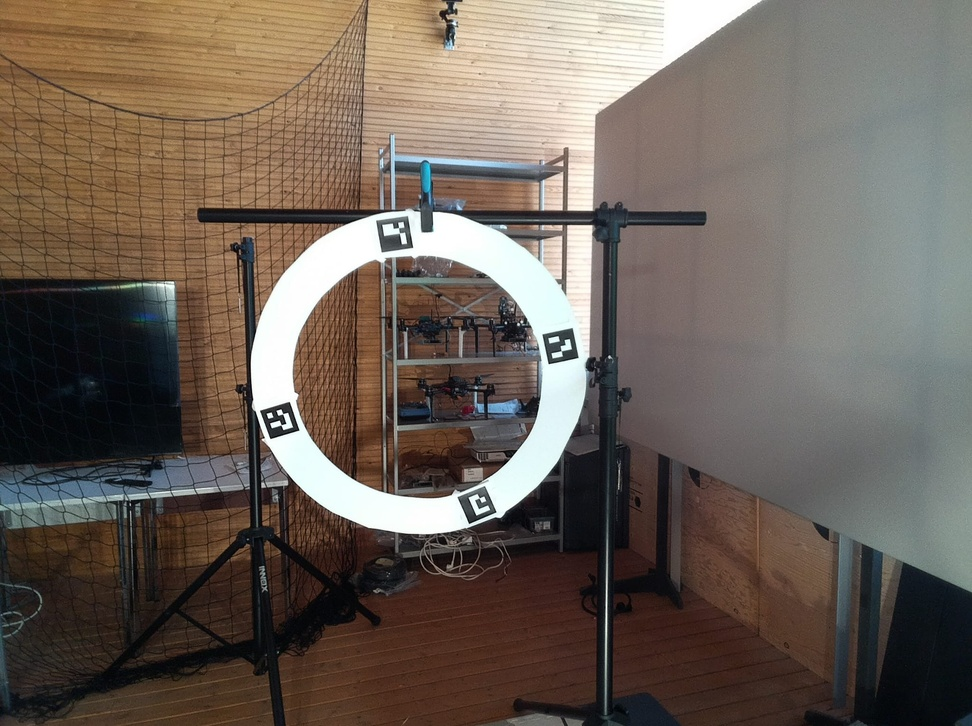
#> input picture pictures/aruco1.jpeg, 972 x 726 px, shrunk from 2048 x 1529 before the run
$ python arucomarkers.py
#> lines starting #> are read from the running program, lines starting #| are printed output that depends on the picture; after the words box and inside, x2 and y2 are one past the last pixel; in counts of white or black regions, pixels touching at a corner belong together
import cv2 # Import the OpenCV library
import numpy as np # Import Numpy library
import math

desired_aruco_dictionary = cv2.aruco.DICT_4X4_50
this_aruco_dictionary = cv2.aruco.Dictionary_get(desired_aruco_dictionary)
this_aruco_parameters = cv2.aruco.DetectorParameters_create()

frame = cv2.imread('./pictures/aruco1.jpeg')
#> frame is the input picture: shape (726, 972, 3); mean B, G, R 88.3, 97.6, 108.6

# Detect ArUco markers in the video frame
(corners, ids, rejected) = cv2.aruco.detectMarkers(
    frame, this_aruco_dictionary, parameters=this_aruco_parameters)
#> corners = ([[381, 251], [376, 220], [407, 216], [412, 247]], [[548, 363], [542, 334], [572, 328], [578, 357]], [[270, 438], [260, 410], [289, 402], [298, 430]], [[469, 523], [457, 497], [484, 486], [495, 512]]); ids = [2, 3, 4, 1]; rejected = 89 items

qr_center = []
qr_left = qr_right = qr_top = qr_bottom = 0
frame_height, frame_width, channels = frame.shape
#> frame_height = 726; frame_width = 972; channels = 3
frame_center = int(frame_width / 2.0), int(frame_height / 2.0)
#> frame_center = (486, 363)

# Check that at least one ArUco marker was detected
if len(corners) > 0:
    # Flatten the ArUco IDs list
    ids = ids.flatten()

    # Loop over the detected ArUco corners
    for (marker_corner, marker_id) in zip(corners, ids):

        # Extract the marker corners
        corners = marker_corner.reshape((4, 2))
        (top_left, top_right, bottom_right, bottom_left) = corners

        # Convert the (x,y) coordinate pairs to integers
        top_right = (int(top_right[0]), int(top_right[1]))
        bottom_right = (int(bottom_right[0]), int(bottom_right[1]))
        bottom_left = (int(bottom_left[0]), int(bottom_left[1]))
        top_left = (int(top_left[0]), int(top_left[1]))

        # Draw the bounding box of the ArUco detection
        cv2.line(frame, top_left, top_right, (0, 255, 0), 2)
        cv2.line(frame, top_right, bottom_right, (0, 255, 0), 2)
        cv2.line(frame, bottom_right, bottom_left, (0, 255, 0), 2)
        cv2.line(frame, bottom_left, top_left, (0, 255, 0), 2)

        # Calculate and draw the center of the ArUco marker
        center_x = int((top_left[0] + bottom_right[0]) / 2.0)
        center_y = int((top_left[1] + bottom_right[1]) / 2.0)
        cv2.circle(frame, (center_x, center_y), 4, (0, 0, 255), -1)

        if qr_left == 0:
            qr_left = qr_right = center_x
            qr_bottom = qr_top = center_y

        if qr_left != 0 and center_x < qr_left :
            qr_left = center_x
        if qr_right != 0 and center_x > qr_right :
            qr_right = center_x
        if qr_top != 0 and center_y < qr_top :
            qr_top = center_y
        if qr_bottom != 0 and center_y > qr_bottom :
            qr_bottom = center_y


        # Draw the ArUco marker ID on the video frame
        # The ID is always located at the top_left of the ArUco marker
        cv2.putText(frame, str(marker_id),
            (top_left[0], top_left[1] - 15),
            cv2.FONT_HERSHEY_SIMPLEX,
            0.5, (0, 255, 0), 2)
#> this loop made 4 passes
#> (marker_id, top_left, top_right, bottom_right, bottom_left, center_x, center_y, qr_left) on pass 1: (2, (381, 251), (376, 220), (407, 216), (412, 247), 394, 233, 394)
#> (marker_id, top_left, top_right, bottom_right, bottom_left, center_x, center_y, qr_right) on pass 2: (3, (548, 363), (542, 334), (572, 328), (578, 357), 560, 345, 560)
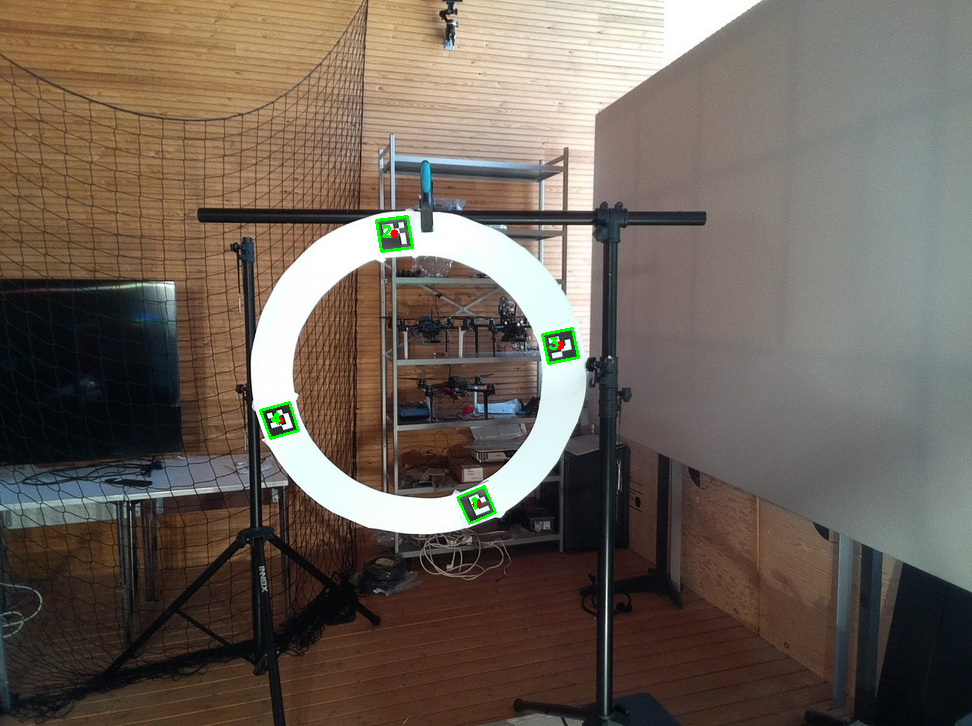
#> frame: shape (726, 972, 3); 0.25% of pixels changed, all inside (x1, y1, x2, y2) = (259, 215, 580, 525)
#> after the loop, qr_bottom = 504; qr_left = 279; qr_right = 560; qr_top = 233

# Calculate and draw the center of all markers
qr_center = [int((qr_left + qr_right) / 2.0),int((qr_top + qr_bottom) / 2.0)]
#> qr_center = [419, 368]
cv2.circle(frame, (qr_center), 10, (0, 255, 255), -1)

# Draw the frame center
cv2.circle(frame, (frame_center), 10, (0, 255, 0), -1)

# Draw a line from qr center to frame center
cv2.line(frame, (qr_center), (frame_center), (255, 0, 0), thickness=3, lineType=8)
distance = str(int(math.hypot(qr_center[0] - frame_center[0], qr_center[1] - frame_center[1])))
#> distance = '67'
cv2.putText(frame,distance,(qr_center[0],qr_center[1]+frame_center[1]//20), cv2.FONT_HERSHEY_SIMPLEX, 1,(255,255,255),2,cv2.LINE_AA)
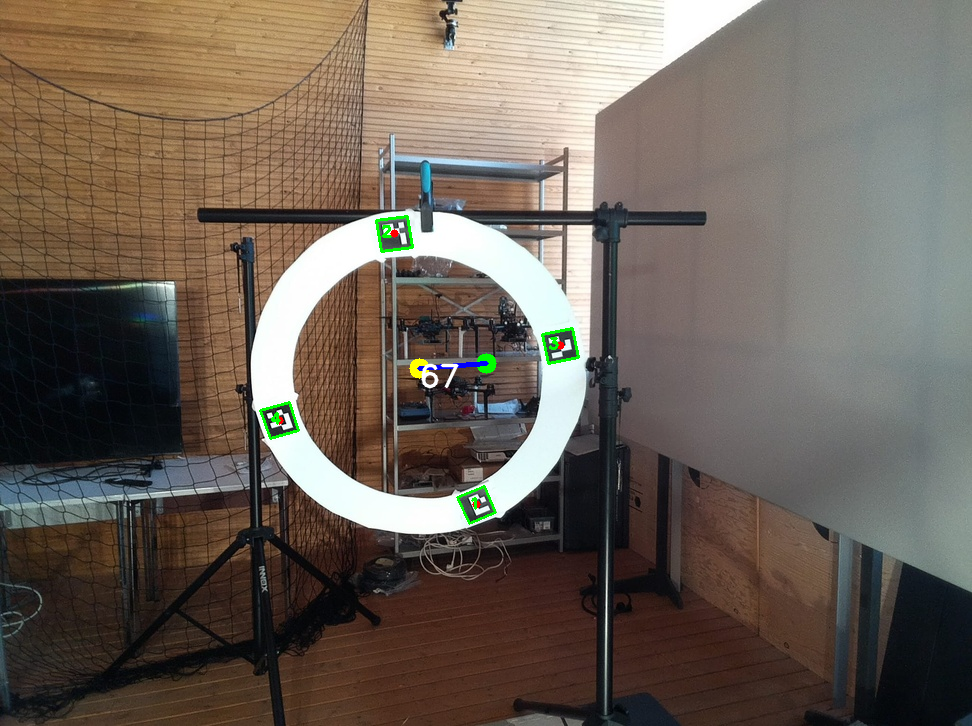
#> frame: shape (726, 972, 3); mean B, G, R 88, 98, 108.4

# Display the resulting frame
cv2.imshow('frame',frame)
cv2.imwrite('output.jpeg', frame)
cv2.waitKey(0)
cv2.destroyAllWindows()

$ run again, with pictures/square1.jpeg copied over pictures/aruco1.jpeg
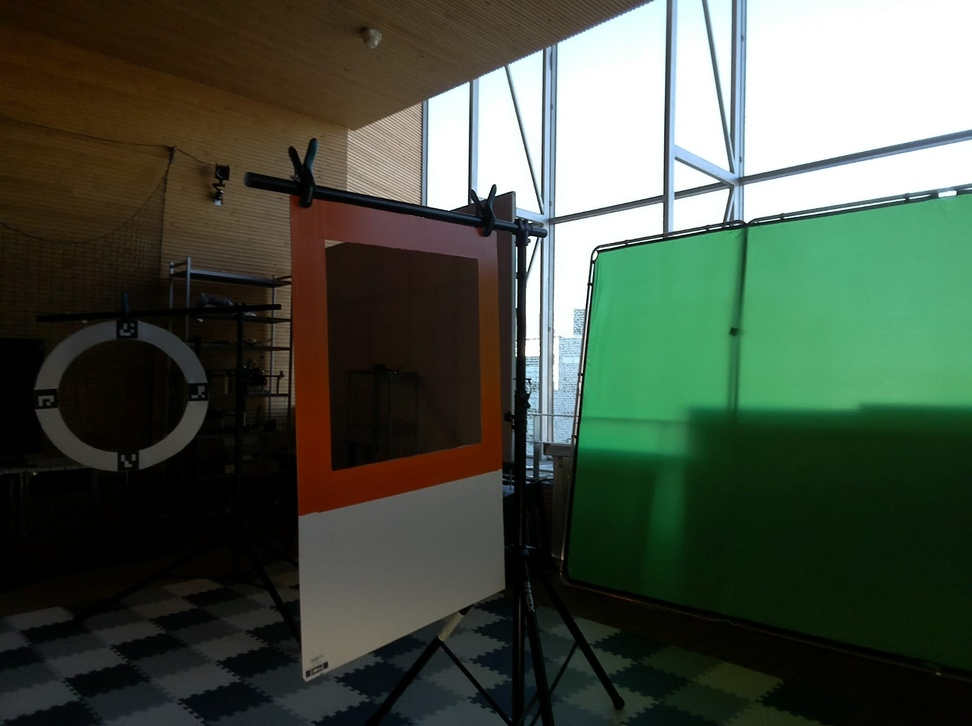
#> input picture pictures/square1.jpeg, 972 x 726 px, shrunk from 2048 x 1529 before the run
#> frame is the input picture: shape (726, 972, 3); mean B, G, R 68.3, 82.1, 71.8
#> corners = (); ids = None; rejected = 20 items
#> `cv2.putText(frame,distance,(qr_center[0],qr_center[1]+frame_center[1]/..`:
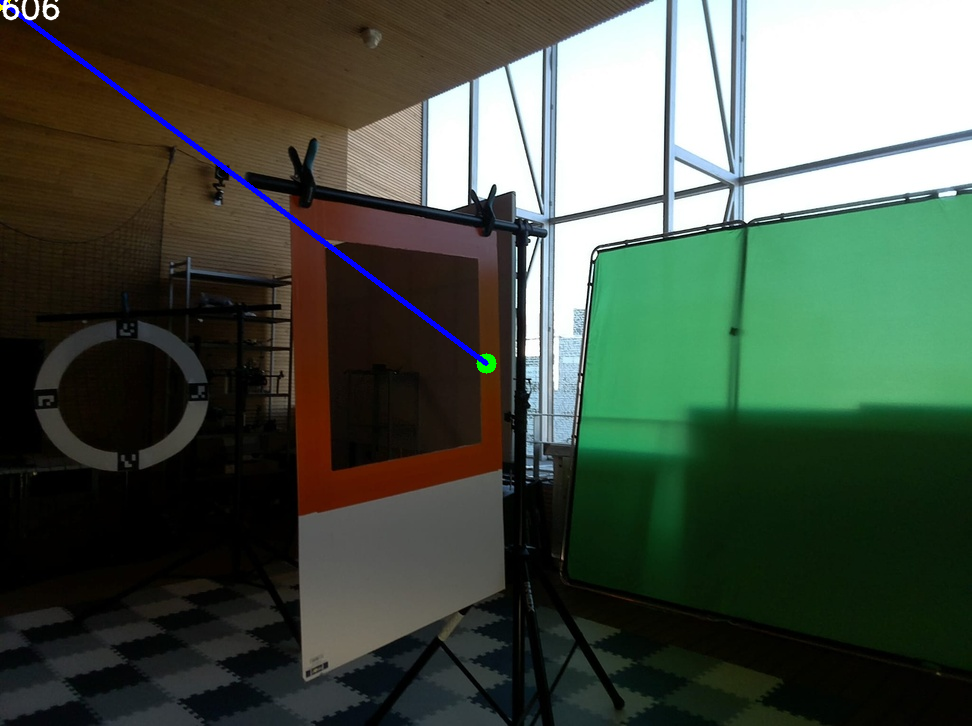
#> frame: shape (726, 972, 3); mean B, G, R 69.5, 82.2, 71.7
